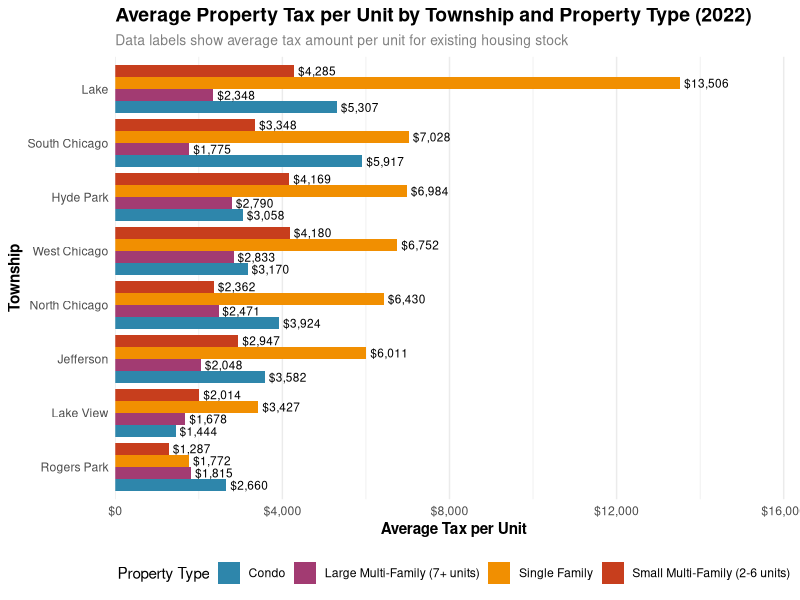
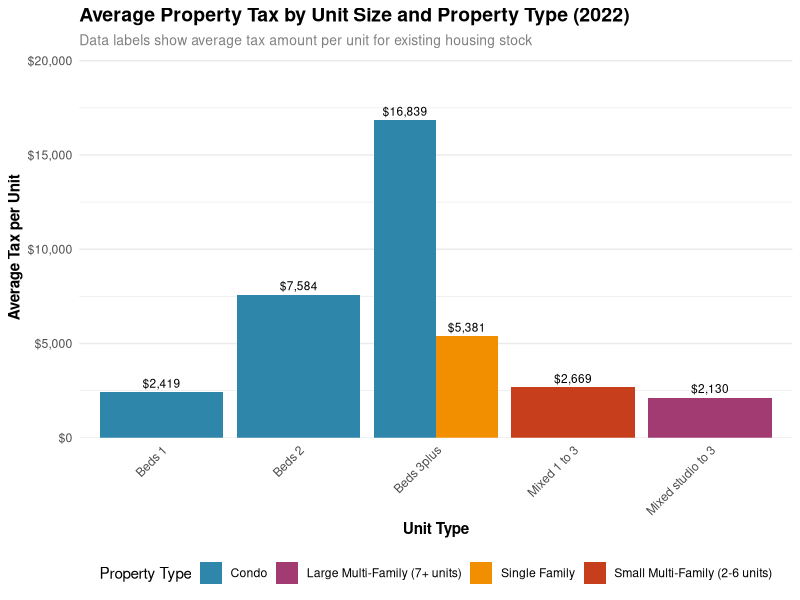
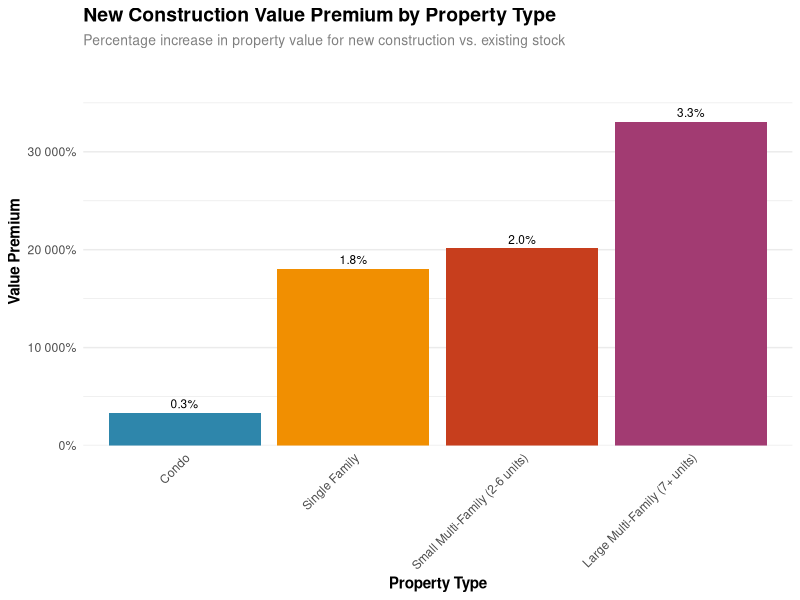
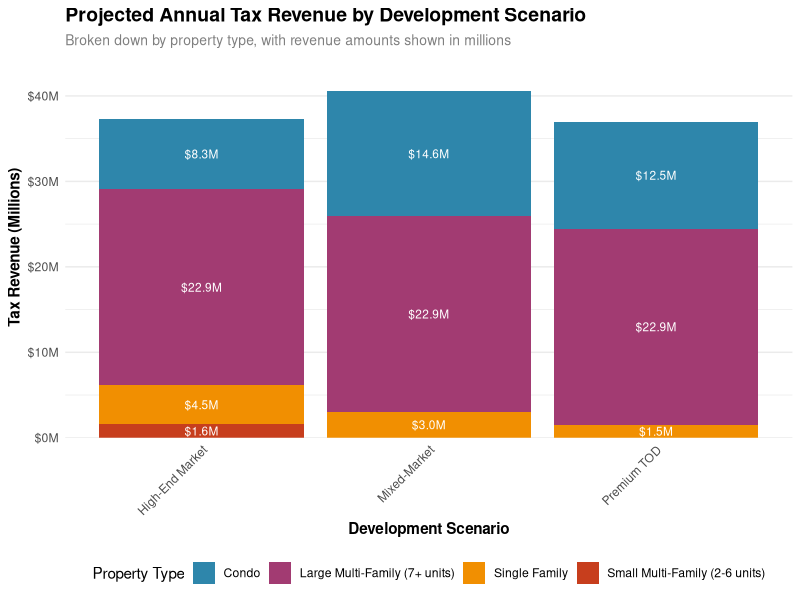
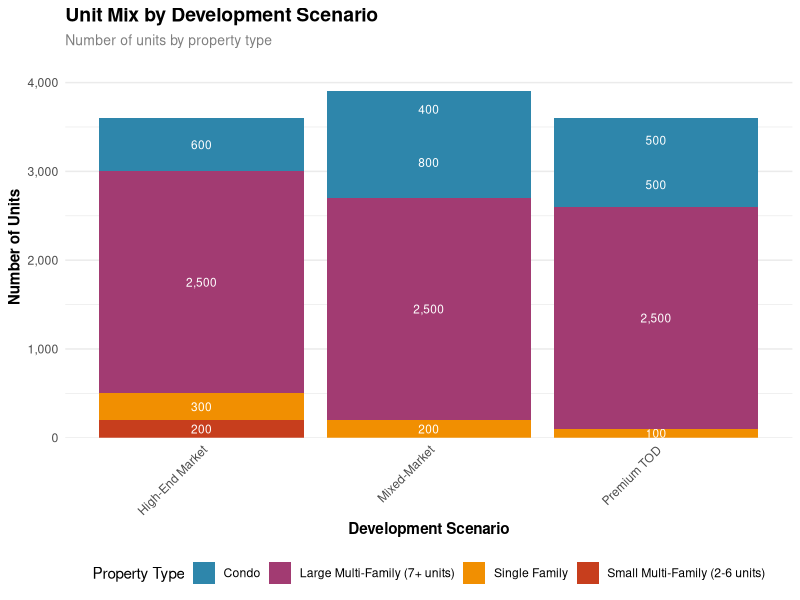
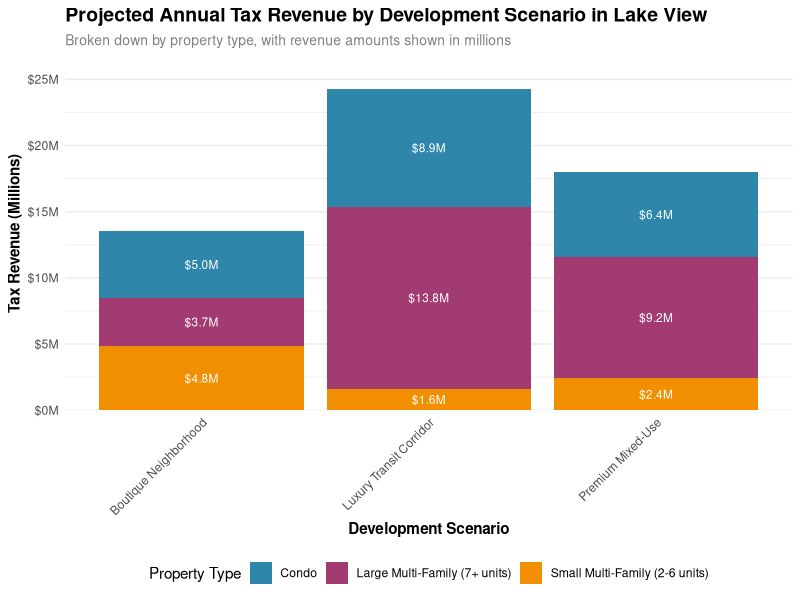
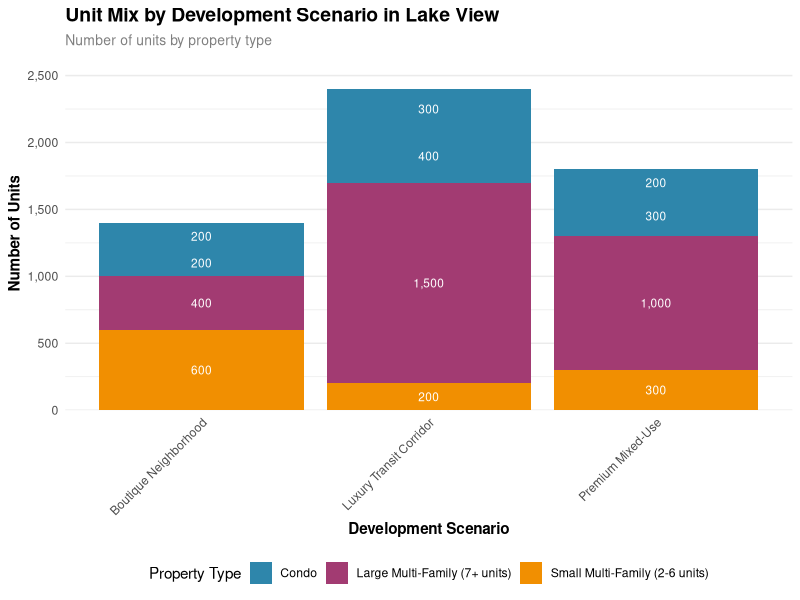

Source code (R) for these figures, in order:
## ---- chunk 1
knitr::opts_chunk$set(echo = TRUE, warning = FALSE, message = FALSE)

# Load all required packages upfront
if (!require("tidyverse")) install.packages("tidyverse")
if (!require("knitr")) install.packages("knitr")
if (!require("scales")) install.packages("scales")
if (!require("ggplot2")) install.packages("ggplot2")

library(tidyverse)
library(knitr)
library(scales)
library(ggplot2)

# Helper functions for formatting
format_currency <- function(x) {
  scales::dollar(x, accuracy = 1)
}

format_number <- function(x) {
  scales::comma(x, accuracy = 1)
}

format_percent <- function(x) {
  scales::percent(x/100, accuracy = 0.1)
}

# Modern color palette
modern_palette <- c("#2E86AB", "#A23B72", "#F18F01", "#C73E1D", "#3B1F2B")
## ---- chunk 2
# Load the data
summary_data <- read.csv("property_tax_summary.csv")
bedroom_data <- read.csv("property_tax_by_bedroom.csv")
township_data <- read.csv("property_tax_by_township.csv")
new_construction_rates <- read.csv("new_construction_tax_rates.csv")

# Filter for most recent year (2022)
current_summary <- summary_data %>%
  filter(year == 2022) %>%
  select(property_type, avg_tax_per_unit, avg_value_per_unit, effective_tax_rate) %>%
  # Handle NA values in effective tax rate
  mutate(effective_tax_rate = ifelse(is.na(effective_tax_rate), 
                                    avg_tax_per_unit / avg_value_per_unit * 100,
                                    effective_tax_rate))

# Create summary table
kable(current_summary %>%
  mutate(
    avg_tax_per_unit = format_currency(avg_tax_per_unit),
    avg_value_per_unit = format_currency(avg_value_per_unit),
    effective_tax_rate = format_percent(effective_tax_rate)
  ),
  col.names = c("Property Type", "Avg Tax/Unit", "Avg Value/Unit", "Effective Tax Rate"),
  caption = "2022 Property Tax Summary by Housing Type (Existing Housing Stock)")
## ---- chunk 3
# Create township visualization with improved styling
township_plot <- township_data %>%
  filter(year == 2022) %>%
  ggplot(aes(x = reorder(township, avg_tax_per_unit), 
             y = avg_tax_per_unit, 
             fill = property_type)) +
  geom_bar(stat = "identity", 
           position = position_dodge(width = 0.9)) +
  geom_text(aes(label = scales::dollar(avg_tax_per_unit, accuracy = 1)),
            position = position_dodge(width = 0.9),
            hjust = -0.1,
            size = 3) +
  coord_flip() +
  scale_y_continuous(labels = scales::dollar_format(),
                    expand = expansion(mult = c(0, 0.2))) +
  scale_fill_manual(values = modern_palette) +
  labs(
    title = "Average Property Tax per Unit by Township and Property Type (2022)",
    subtitle = "Data labels show average tax amount per unit for existing housing stock",
    x = "Township",
    y = "Average Tax per Unit",
    fill = "Property Type"
  ) +
  theme_minimal() +
  theme(
    plot.title = element_text(face = "bold", size = 14),
    plot.subtitle = element_text(size = 10, color = "gray50"),
    axis.title = element_text(face = "bold"),
    legend.position = "bottom",
    legend.box = "horizontal",
    panel.grid.major.y = element_blank()
  )

township_plot
## ---- chunk 4
# Create bedroom analysis visualization with improved styling
bedroom_plot <- bedroom_data %>%
  filter(year == 2022) %>%
  ggplot(aes(x = bedroom_type, 
             y = avg_tax_per_unit, 
             fill = property_type)) +
  geom_bar(stat = "identity", 
           position = position_dodge(width = 0.9)) +
  geom_text(aes(label = scales::dollar(avg_tax_per_unit, accuracy = 1)),
            position = position_dodge(width = 0.9),
            vjust = -0.5,
            size = 3) +
  scale_y_continuous(labels = scales::dollar_format(),
                    expand = expansion(mult = c(0, 0.2))) +
  scale_fill_manual(values = modern_palette) +
  labs(
    title = "Average Property Tax by Unit Size and Property Type (2022)",
    subtitle = "Data labels show average tax amount per unit for existing housing stock",
    x = "Unit Type",
    y = "Average Tax per Unit",
    fill = "Property Type"
  ) +
  theme_minimal() +
  theme(
    plot.title = element_text(face = "bold", size = 14),
    plot.subtitle = element_text(size = 10, color = "gray50"),
    axis.title = element_text(face = "bold"),
    axis.text.x = element_text(angle = 45, hjust = 1),
    legend.position = "bottom",
    legend.box = "horizontal",
    panel.grid.major.x = element_blank()
  ) +
  scale_x_discrete(labels = function(x) {
    gsub("_", " ", str_to_title(x))
  })

bedroom_plot
## ---- chunk 5
# Create comparison of existing vs new construction values
value_comparison <- new_construction_rates %>%
  select(property_type, bedroom_type, avg_value_per_unit, new_construction_value, 
         avg_tax_per_unit, new_construction_tax) %>%
  group_by(property_type) %>%
  summarize(
    avg_existing_value = mean(avg_value_per_unit, na.rm = TRUE),
    avg_new_value = mean(new_construction_value, na.rm = TRUE),
    avg_existing_tax = mean(avg_tax_per_unit, na.rm = TRUE),
    avg_new_tax = mean(new_construction_tax, na.rm = TRUE),
    value_premium = (mean(new_construction_value, na.rm = TRUE) / 
                    mean(avg_value_per_unit, na.rm = TRUE) - 1) * 100
  )

# Display value comparison table
kable(value_comparison %>%
  mutate(
    avg_existing_value = format_currency(avg_existing_value),
    avg_new_value = format_currency(avg_new_value),
    avg_existing_tax = format_currency(avg_existing_tax),
    avg_new_tax = format_currency(avg_new_tax),
    value_premium = format_percent(value_premium/100)
  ),
  col.names = c("Property Type", "Existing Value", "New Construction Value", 
                "Existing Tax", "New Construction Tax", "Value Premium"),
  caption = "New Construction Value and Tax Premium by Property Type")

# Create visualization of new construction premiums
premium_plot <- value_comparison %>%
  ggplot(aes(x = reorder(property_type, value_premium), 
             y = value_premium,
             fill = property_type)) +
  geom_bar(stat = "identity") +
  geom_text(aes(label = format_percent(value_premium/100)),
            vjust = -0.5,
            size = 3) +
  scale_y_continuous(labels = scales::percent_format(),
                    expand = expansion(mult = c(0, 0.2))) +
  scale_fill_manual(values = modern_palette) +
  labs(
    title = "New Construction Value Premium by Property Type",
    subtitle = "Percentage increase in property value for new construction vs. existing stock",
    x = "Property Type",
    y = "Value Premium"
  ) +
  theme_minimal() +
  theme(
    plot.title = element_text(face = "bold", size = 14),
    plot.subtitle = element_text(size = 10, color = "gray50"),
    axis.title = element_text(face = "bold"),
    axis.text.x = element_text(angle = 45, hjust = 1),
    legend.position = "none",
    panel.grid.major.x = element_blank()
  )

premium_plot

# Create detailed value breakdown by bedroom type
value_breakdown <- new_construction_rates %>%
  select(property_type, bedroom_type, avg_value_per_unit, new_construction_value) %>%
  mutate(
    bedroom_type = gsub("_", " ", str_to_title(bedroom_type))
  ) %>%
  arrange(property_type, bedroom_type)

# Display detailed value breakdown
kable(value_breakdown %>%
  mutate(
    avg_value_per_unit = format_currency(avg_value_per_unit),
    new_construction_value = format_currency(new_construction_value)
  ),
  col.names = c("Property Type", "Unit Size", "Existing Value", "New Construction Value"),
  caption = "Detailed Value Comparison by Property Type and Unit Size")
## ---- chunk 6
# Define scenarios with bedroom types that match our tax rate data
scenarios <- tribble(
  ~scenario_name, ~property_type, ~bedroom_type, ~units,
  # Premium TOD
  "Premium TOD", "Condo", "beds_3plus", 500,  # Luxury high-rise
  "Premium TOD", "Condo", "beds_2", 500,      # Mid-rise
  "Premium TOD", "Large Multi-Family (7+ units)", "mixed_studio_to_3", 2500,  # Luxury apartments
  "Premium TOD", "Single Family", "beds_3plus", 100,  # Premium homes
  
  # Mixed-Market
  "Mixed-Market", "Condo", "beds_2", 800,     # Mid-rise
  "Mixed-Market", "Condo", "beds_3plus", 400,  # Luxury
  "Mixed-Market", "Large Multi-Family (7+ units)", "mixed_studio_to_3", 2500,  # All apartments
  "Mixed-Market", "Single Family", "beds_3plus", 200,  # Median new construction
  
  # High-End Market
  "High-End Market", "Condo", "beds_3plus", 600,  # Luxury high-rise
  "High-End Market", "Single Family", "beds_3plus", 300,  # Premium
  "High-End Market", "Large Multi-Family (7+ units)", "mixed_studio_to_3", 2500,  # Luxury
  "High-End Market", "Small Multi-Family (2-6 units)", "mixed_1_to_3", 200  # Boutique
)

# Calculate revenue using new construction tax rates
scenario_results <- scenarios %>%
  left_join(new_construction_rates %>% 
              select(property_type, bedroom_type, new_construction_tax),
            by = c("property_type", "bedroom_type")) %>%
  mutate(tax_revenue = units * new_construction_tax)

# Summarize results
scenario_summary <- scenario_results %>%
  group_by(scenario_name) %>%
  summarize(
    total_units = sum(units),
    total_revenue = sum(tax_revenue),
    revenue_per_unit = total_revenue / total_units
  )

# Display summary table
kable(scenario_summary %>%
  mutate(
    total_units = format_number(total_units),
    total_revenue = format_currency(total_revenue),
    revenue_per_unit = format_currency(revenue_per_unit)
  ),
  col.names = c("Scenario", "Total Units", "Annual Tax Revenue", "Revenue per Unit"),
  caption = "Projected Annual Tax Revenue by Development Scenario")

# Create scenario visualization
scenario_plot <- scenario_results %>%
  group_by(scenario_name, property_type) %>%
  summarize(tax_revenue = sum(tax_revenue), .groups = 'drop') %>%
  ggplot(aes(x = scenario_name, 
             y = tax_revenue/1e6, 
             fill = property_type)) +
  geom_bar(stat = "identity", position = "stack") +
  geom_text(aes(label = scales::dollar(tax_revenue/1e6, accuracy = 0.1, suffix = "M")),
            position = position_stack(vjust = 0.5),
            color = "white",
            size = 3) +
  scale_y_continuous(labels = scales::dollar_format(suffix = "M"),
                    expand = expansion(mult = c(0, 0.1))) +
  scale_fill_manual(values = modern_palette) +
  labs(
    title = "Projected Annual Tax Revenue by Development Scenario",
    subtitle = "Broken down by property type, with revenue amounts shown in millions",
    x = "Development Scenario",
    y = "Tax Revenue (Millions)",
    fill = "Property Type"
  ) +
  theme_minimal() +
  theme(
    plot.title = element_text(face = "bold", size = 14),
    plot.subtitle = element_text(size = 10, color = "gray50"),
    axis.title = element_text(face = "bold"),
    axis.text.x = element_text(angle = 45, hjust = 1),
    legend.position = "bottom",
    legend.box = "horizontal",
    panel.grid.major.x = element_blank()
  )

scenario_plot

# Create unit mix visualization
unit_mix_plot <- scenario_results %>%
  ggplot(aes(x = scenario_name, 
             y = units, 
             fill = property_type)) +
  geom_bar(stat = "identity", position = "stack") +
  geom_text(aes(label = format_number(units)),
            position = position_stack(vjust = 0.5),
            color = "white",
            size = 3) +
  scale_y_continuous(labels = scales::comma_format(),
                    expand = expansion(mult = c(0, 0.1))) +
  scale_fill_manual(values = modern_palette) +
  labs(
    title = "Unit Mix by Development Scenario",
    subtitle = "Number of units by property type",
    x = "Development Scenario",
    y = "Number of Units",
    fill = "Property Type"
  ) +
  theme_minimal() +
  theme(
    plot.title = element_text(face = "bold", size = 14),
    plot.subtitle = element_text(size = 10, color = "gray50"),
    axis.title = element_text(face = "bold"),
    axis.text.x = element_text(angle = 45, hjust = 1),
    legend.position = "bottom",
    legend.box = "horizontal",
    panel.grid.major.x = element_blank()
  )

unit_mix_plot
## ---- chunk 7
# Filter data for Lake View township and calculate effective tax rate
lakeview_data <- township_data %>%
  filter(year == 2022, township == "LAKE VIEW") %>%
  arrange(desc(avg_tax_per_unit)) %>%
  # Calculate effective tax rate
  mutate(effective_tax_rate = (avg_tax_per_unit / avg_value_per_unit) * 100)

# Create summary table for Lake View
kable(lakeview_data %>%
  select(year, township, property_type, avg_tax_per_unit, avg_value_per_unit, effective_tax_rate) %>%
  mutate(
    avg_tax_per_unit = format_currency(avg_tax_per_unit),
    avg_value_per_unit = format_currency(avg_value_per_unit),
    effective_tax_rate = format_percent(effective_tax_rate)
  ),
  col.names = c("Year", "Township", "Property Type", "Avg Tax/Unit", "Avg Value/Unit", "Effective Tax Rate"),
  caption = "Current Property Tax Metrics in Lake View Township (2022)")

# Calculate township-specific metrics
lakeview_metrics <- lakeview_data %>%
  summarize(
    avg_tax_all_types = mean(avg_tax_per_unit),
    max_tax = max(avg_tax_per_unit),
    min_tax = min(avg_tax_per_unit)
  )
## ---- chunk 8
# Define Lake View specific scenarios with matching bedroom types
lakeview_scenarios <- tribble(
  ~scenario_name, ~property_type, ~bedroom_type, ~units,
  # Luxury Transit Corridor
  "Luxury Transit Corridor", "Condo", "beds_3plus", 400,  # Premium high-rise
  "Luxury Transit Corridor", "Condo", "beds_2", 300,      # Luxury mid-rise
  "Luxury Transit Corridor", "Large Multi-Family (7+ units)", "mixed_studio_to_3", 1500,  # Luxury apartments
  "Luxury Transit Corridor", "Small Multi-Family (2-6 units)", "mixed_1_to_3", 200,  # Boutique
  
  # Premium Mixed-Use
  "Premium Mixed-Use", "Condo", "beds_3plus", 300,  # Luxury units
  "Premium Mixed-Use", "Condo", "beds_2", 200,      # Mid-rise
  "Premium Mixed-Use", "Large Multi-Family (7+ units)", "mixed_studio_to_3", 1000,  # Luxury
  "Premium Mixed-Use", "Small Multi-Family (2-6 units)", "mixed_1_to_3", 300,  # Boutique
  
  # Boutique Neighborhood
  "Boutique Neighborhood", "Condo", "beds_3plus", 200,  # Luxury
  "Boutique Neighborhood", "Condo", "beds_2", 200,      # Mid-rise
  "Boutique Neighborhood", "Small Multi-Family (2-6 units)", "mixed_1_to_3", 600,  # Boutique
  "Boutique Neighborhood", "Large Multi-Family (7+ units)", "mixed_studio_to_3", 400   # Smaller luxury buildings
)

# Calculate revenue using new construction tax rates
lakeview_results <- lakeview_scenarios %>%
  left_join(new_construction_rates %>% 
              select(property_type, bedroom_type, new_construction_tax),
            by = c("property_type", "bedroom_type")) %>%
  mutate(tax_revenue = units * new_construction_tax)

# Summarize Lake View scenario results
lakeview_summary <- lakeview_results %>%
  group_by(scenario_name) %>%
  summarize(
    total_units = sum(units),
    total_revenue = sum(tax_revenue),
    revenue_per_unit = total_revenue / total_units,
    .groups = 'drop'
  )

# Display Lake View summary table
kable(lakeview_summary %>%
  mutate(
    total_units = format_number(total_units),
    total_revenue = format_currency(total_revenue),
    revenue_per_unit = format_currency(revenue_per_unit)
  ),
  col.names = c("Scenario", "Total Units", "Annual Tax Revenue", "Revenue per Unit"),
  caption = "Projected Annual Tax Revenue by Development Scenario in Lake View")

# Create visualization for Lake View scenarios
lakeview_plot <- lakeview_results %>%
  group_by(scenario_name, property_type) %>%
  summarize(tax_revenue = sum(tax_revenue), .groups = 'drop') %>%
  ggplot(aes(x = scenario_name, 
             y = tax_revenue/1e6, 
             fill = property_type)) +
  geom_bar(stat = "identity", position = "stack") +
  geom_text(aes(label = scales::dollar(tax_revenue/1e6, accuracy = 0.1, suffix = "M")),
            position = position_stack(vjust = 0.5),
            color = "white",
            size = 3) +
  scale_y_continuous(labels = scales::dollar_format(suffix = "M"),
                    expand = expansion(mult = c(0, 0.1))) +
  scale_fill_manual(values = modern_palette) +
  labs(
    title = "Projected Annual Tax Revenue by Development Scenario in Lake View",
    subtitle = "Broken down by property type, with revenue amounts shown in millions",
    x = "Development Scenario",
    y = "Tax Revenue (Millions)",
    fill = "Property Type"
  ) +
  theme_minimal() +
  theme(
    plot.title = element_text(face = "bold", size = 14),
    plot.subtitle = element_text(size = 10, color = "gray50"),
    axis.title = element_text(face = "bold"),
    axis.text.x = element_text(angle = 45, hjust = 1),
    legend.position = "bottom",
    legend.box = "horizontal",
    panel.grid.major.x = element_blank()
  )

lakeview_plot

# Create Lake View unit mix visualization
lakeview_unit_mix <- lakeview_results %>%
  ggplot(aes(x = scenario_name, 
             y = units, 
             fill = property_type)) +
  geom_bar(stat = "identity", position = "stack") +
  geom_text(aes(label = format_number(units)),
            position = position_stack(vjust = 0.5),
            color = "white",
            size = 3) +
  scale_y_continuous(labels = scales::comma_format(),
                    expand = expansion(mult = c(0, 0.1))) +
  scale_fill_manual(values = modern_palette) +
  labs(
    title = "Unit Mix by Development Scenario in Lake View",
    subtitle = "Number of units by property type",
    x = "Development Scenario",
    y = "Number of Units",
    fill = "Property Type"
  ) +
  theme_minimal() +
  theme(
    plot.title = element_text(face = "bold", size = 14),
    plot.subtitle = element_text(size = 10, color = "gray50"),
    axis.title = element_text(face = "bold"),
    axis.text.x = element_text(angle = 45, hjust = 1),
    legend.position = "bottom",
    legend.box = "horizontal",
    panel.grid.major.x = element_blank()
  )

lakeview_unit_mix
